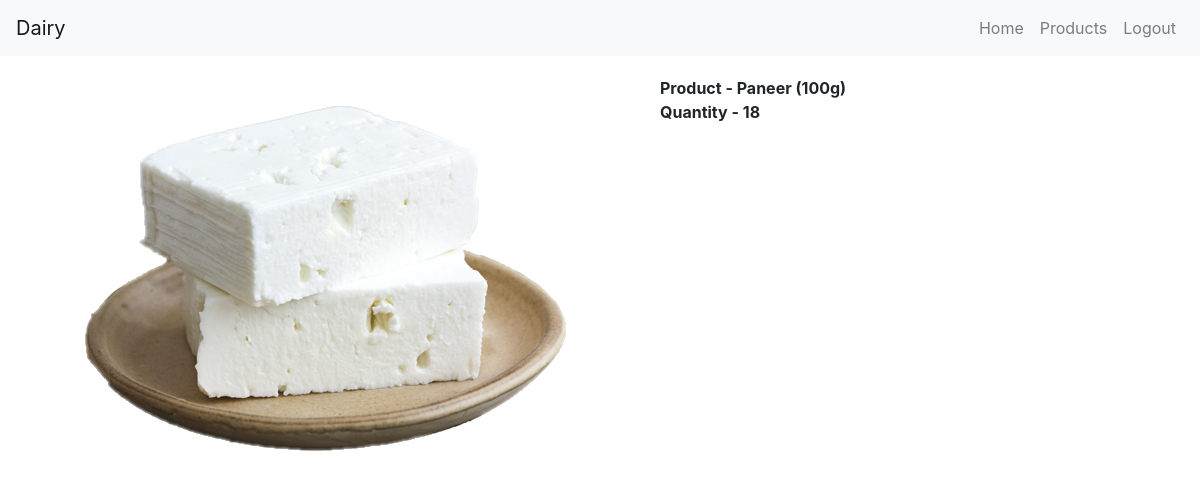
Screenshot of /product/4/ (signed in) with the database file from the repository.
### product/models.py (models this page shows, shortened)
class Product(models.Model):
    name = models.CharField(max_length=255)
    quantity = models.IntegerField()
    product_image = models.ImageField(upload_to='profile_pics',blank=True)

### product/views.py (the view)
# urls.py: path('<pk>/',views.product_detail,name='detail'),
@login_required
def product_detail(request,pk):
    obj = Product.objects.get(pk=pk)
    return render(request,'product_detail.html',{'product':obj})

### templates/product_detail.html (shortened to what this page needs)
{% extends "base.html" %}
{% block content %}
<div class='im'>
    <img src="{{ product.product_image.url }}" alt="">
</div>
<div class="pro">
    Product - {{ product.name }}<br>
    Quantity - {{ product.quantity }}
</div>
{% endblock %}

### static/css/style.css (style rules this page uses)
.im { float: left; margin: 20px; }
.pro { float:left; margin: 20px; font-weight: bold; }

### rows the page displays
Product: product_image (picture), name "Paneer (100g)", quantity "18"
